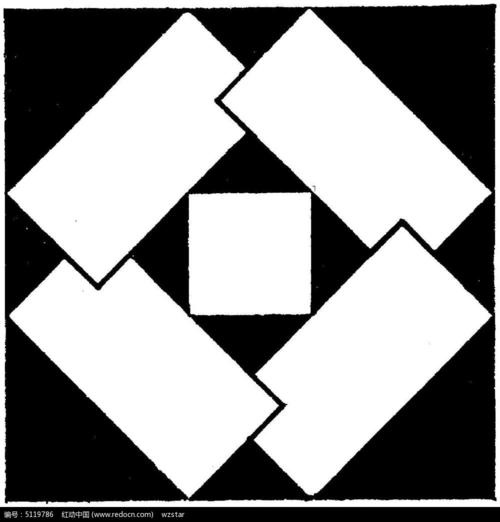
%> input picture Contrast Enhancement/block.jpeg, 500 x 522 px, given in place of img3.png, which was not available
$ octave main.m   (GNU Octave 9; MATLAB toolbox functions it lacks are replaced by stand-ins)
%> lines starting %> are read from the running program, lines starting %| are printed output that depends on the picture; pictures that were not available may be replaced by others from this repository, and a replacement may not be noted
%% Using matlab imbilatfilt function
clc;
close all;
clear;

g= im2double(imread('img3.png'));
%> g: size 522x500x3 double; min 0, max 1, mean 0.574
g = rgb2gray(g);
%> g: size 522x500 double

%imbilatfilt(g)
G1 = imbilatfilt(g);

%imbilatfilt(g, sigma_r), the 2nd arg is for the gray value variance
sigma_r = 0.01;
G2 = imbilatfilt(g,sigma_r);

%imbilatfilt(g, sigma_r, sigma_s), the 3rd arg is for spatial variance
sigma_s = 5;
G3 = imbilatfilt(g,sigma_r,sigma_s);

figure()
subplot(2,2,1)
axis on;
imshow(g)
title('Original Image')

subplot(2,2,2)
axis on;
imshow(G1)
title('Default Bilateral filter')

subplot(2,2,3)
axis on;
imshow(G2)
title(['Sigma r = ', num2str(sigma_r)])

subplot(2,2,4)
axis on;
imshow(G3)
title(['Sigma r, s = ', num2str(sigma_r), ' ,', num2str(sigma_s)]);
% We can see from the results that after
% It's because sigma_r is very small, no smoothing occurs on the edge.
% As a consequence, increasing the spatial sigma has no
% consequence on a edge as long as the range sigma is less than
% its amplitude.

% here we see the effection of sigma_r
figure()

r1 = 0.01;
r2 = 0.1;
r3 = 1;

subplot(2,2,1)
axis on;
imshow(g)
title('Original Image')

subplot(2,2,2)
axis on;
imshow(imbilatfilt(g, r1, sigma_s))
title(['Sigma r = ', num2str(r1), ' ,', num2str(sigma_s)])

subplot(2,2,3)
axis on;
imshow(imbilatfilt(g, r2, sigma_s))
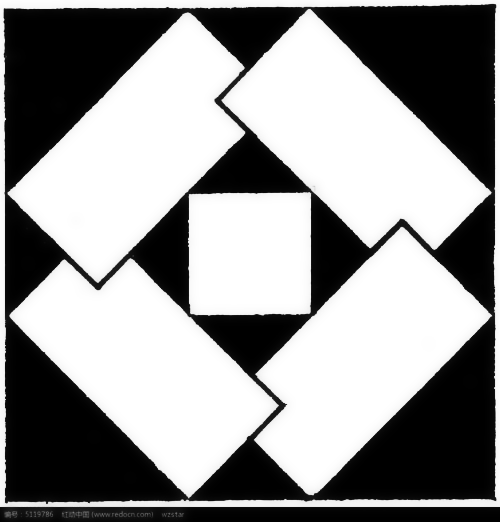
%> displayed picture: size 522x500, on the screen's scale of 0 to 255; min 0, max 255, mean 146.5
title(['Sigma r = ', num2str(r2), ' ,', num2str(sigma_s)])

subplot(2,2,4)
axis on;
imshow(imbilatfilt(g, r3, sigma_s))
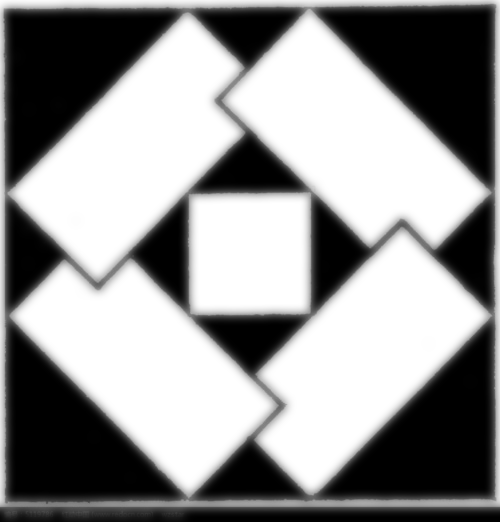
%> displayed picture: size 522x500, on the screen's scale of 0 to 255; min 0, max 255, mean 146.7
title(['Sigma r = ', num2str(r3), ' ,', num2str(sigma_s)]);

% Draw a conclusion, 1) when the sigma_r increases, the guassian function
% will be fattlen, which means the pixels which have large gray
% variance will also be considered. Therefore, in order to
% maintain the edge information of the image, it' would be better to use
% a small sigma_r; 2) the sigma_s represeat the variance on spatial,
% the larger sigma_s, the more flatten guassian mask, the more blurring.


%% Using bilateral on given image
clear;
close all;
clc;

%> (the run ends here)
